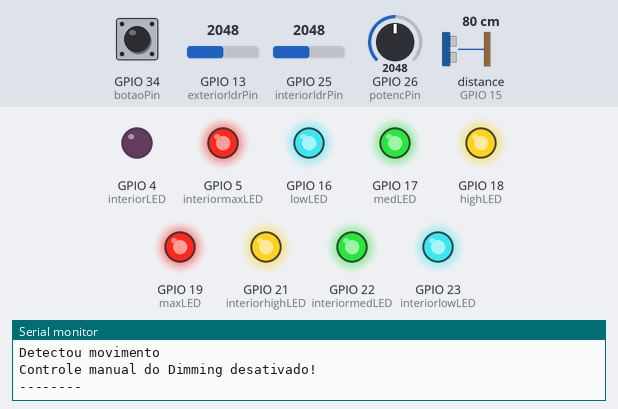
This sketch was run on a simulated ESP32. Shown: output pins drawn as LEDs (lit = HIGH), the last lines printed to the serial monitor. Wiring (from diagram.json): ultrasonic range finder: trigger GPIO 2; echo GPIO 15. The test bench sets the inputs (shaded band); at power-on: distance to the obstacle (sensor on GPIO 15) 80 cm, GPIO 13 (exteriorldrPin) = 2048, GPIO 34 (botaoPin) HIGH, GPIO 25 (interiorldrPin) = 2048, GPIO 26 (potencPin) = 2048. The echo pulse lasts 58.3 µs per cm; pins used as bus, display or sensor lines are not drawn.

Above: at 1.3 s.
1.4 s: distance to the obstacle (sensor on GPIO 15) set to 96 cm
2.9 s: distance to the obstacle (sensor on GPIO 15) set to 106 cm
At 3.9 s:
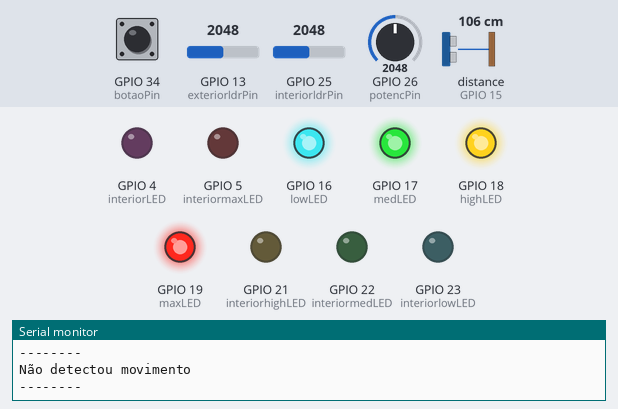
4.5 s: GPIO 13 (exteriorldrPin) set to 1068
6.0 s: GPIO 13 (exteriorldrPin) set to 1000
At 6.6 s:
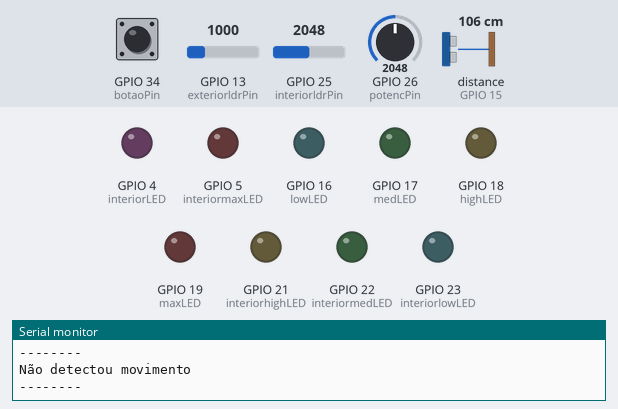
7.5 s: distance to the obstacle (sensor on GPIO 15) set to 2 cm
At 8.3 s:
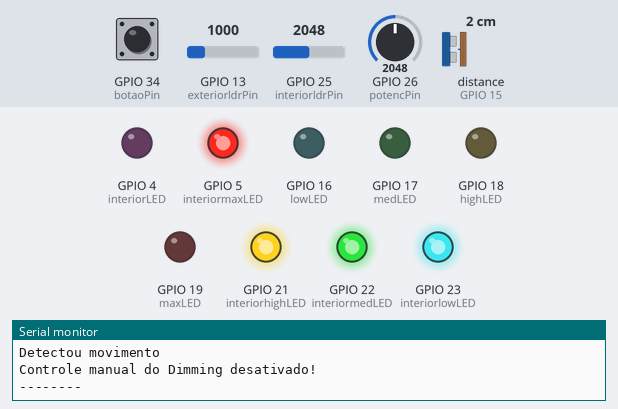
9.1 s: GPIO 34 (botaoPin) pulled LOW for 0.6 s
At 9.6 s:
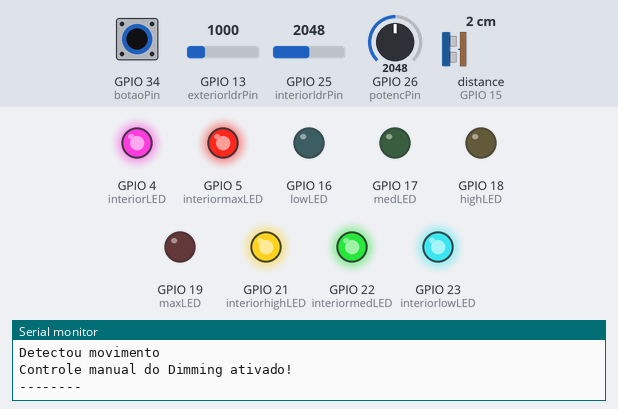
Timing chart, 0 to 12.1 s (numbered marks = the images above; inputs shaded):
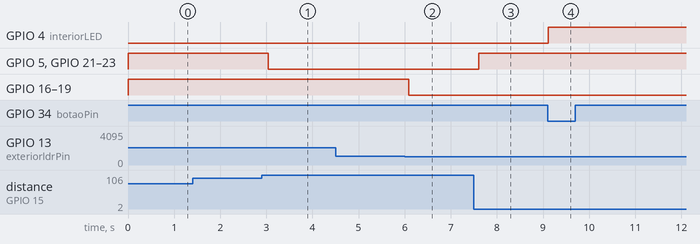

The sketch:

sketch.ino
```cpp
int exteriorldrPin = 13;
int lowLED = 16;
int medLED = 17;
int highLED = 18;
int maxLED = 19;
int interiorlowLED = 23;
int interiormedLED = 22;
int interiorhighLED = 21;
int interiormaxLED = 5;
int trigPin = 2;
int echoPin = 15;
int interiorLED = 4;
int potencPin = 26;
int pwm = 0;
int valorpot= 0;
int interiorldrPin = 25;
int botaoPin = 34;

void setup() {
  // put your setup code here, to run once:
  Serial.begin(115200);
  pinMode(lowLED, OUTPUT);
  pinMode(medLED, OUTPUT);
  pinMode(highLED, OUTPUT);
  pinMode(maxLED, OUTPUT);
  pinMode(interiorlowLED, OUTPUT);
  pinMode(interiormedLED, OUTPUT);
  pinMode(interiorhighLED, OUTPUT);
  pinMode(interiormaxLED, OUTPUT);
  pinMode(interiorLED, OUTPUT);
  pinMode(trigPin, OUTPUT);
  pinMode(echoPin, INPUT);
  pinMode(potencPin, INPUT);
  pinMode(botaoPin, INPUT_PULLUP);
}


void loop() {

  int botaoState = HIGH;
  botaoState = digitalRead(botaoPin);
  // ativando o sonar
  digitalWrite(trigPin, LOW);
  delayMicroseconds(2);
  digitalWrite(trigPin, HIGH);
  delayMicroseconds(2);
  digitalWrite(trigPin, LOW);

  // calculando a distancia
  long duration = pulseIn(echoPin,HIGH);
  int distance = duration * 0.034/2;

  int interiorLDR = analogRead(interiorldrPin);
  int exteriorLDR = analogRead(exteriorldrPin);


  // caso o sonar detecte movimento o led sinalizando as luzes internas irá acender
  if(distance < 100){
    Serial.println("Detectou movimento");
    //o potenciometro aumenta ou diminui a intensidade das luzes internas
    if(botaoState == LOW){
      Serial.println("Controle manual do Dimming ativado!");
      valorpot = analogRead(potencPin);//Efetua a leitura do pino analógico A5
      pwm = map(valorpot, 0, 1023, 0, 255);//Função map() para converter a escala de 0 a 1023 para a escala de 0 a 255
      //Serial.println(pwm);//Imprime valorpot na serial
      analogWrite(interiorLED, pwm);//Aciona o LED proporcionalmente à leitura analógica
      }else{
        Serial.println("Controle manual do Dimming desativado!");
        if(interiorLDR > 1000){
          digitalWrite(interiorlowLED, HIGH);
          digitalWrite(interiormedLED, HIGH);
          digitalWrite(interiorhighLED, HIGH);
          digitalWrite(interiormaxLED, HIGH);
        } else if(interiorLDR > 700 && interiorLDR < 999 ){
          digitalWrite(interiorlowLED, HIGH);
          digitalWrite(interiormedLED, HIGH);
          digitalWrite(interiorhighLED, HIGH);
          digitalWrite(interiormaxLED, LOW);
        } else if (interiorLDR > 400 && interiorLDR < 699){
          digitalWrite(interiorlowLED, HIGH);
          digitalWrite(interiormedLED, HIGH);
          digitalWrite(interiorhighLED, LOW);
          digitalWrite(interiormaxLED, LOW);
        } else if(interiorLDR > 150 && interiorLDR < 399) {
          digitalWrite(interiorlowLED, HIGH);
          digitalWrite(interiormedLED, LOW);
          digitalWrite(interiorhighLED, LOW);
          digitalWrite(interiormaxLED, LOW);
        } else{
          digitalWrite(interiorlowLED, LOW);
          digitalWrite(interiormedLED, LOW);
          digitalWrite(interiorhighLED, LOW);
          digitalWrite(interiormaxLED, LOW);
        }
      }
    }else{
      Serial.println("Não detectou movimento");
      digitalWrite(interiorLED, LOW);
      digitalWrite(interiorlowLED, LOW);
      digitalWrite(interiormedLED, LOW);
      digitalWrite(interiorhighLED, LOW);
      digitalWrite(interiormaxLED, LOW);
    }

  // os quatro led sinalizam a intensidade das luzes externas, um led representa baixa itensidade, dois media intensidade
  // tres alta intensidade e quatro intensidade maxima
  // aqui acende os led de acordo com o valor do lux

  if(exteriorLDR > 1000){
    digitalWrite(lowLED, HIGH);
    digitalWrite(medLED, HIGH);
    digitalWrite(highLED, HIGH);
    digitalWrite(maxLED, HIGH);
  } else if(exteriorLDR > 700 && exteriorLDR < 999 ){
    digitalWrite(lowLED, HIGH);
    digitalWrite(medLED, HIGH);
    digitalWrite(highLED, HIGH);
    digitalWrite(maxLED, LOW);
  } else if (exteriorLDR > 400 && exteriorLDR < 699){
    digitalWrite(lowLED, HIGH);
    digitalWrite(medLED, HIGH);
    digitalWrite(highLED, LOW);
    digitalWrite(maxLED, LOW);
  } else if(exteriorLDR > 150 && exteriorLDR < 399) {
    digitalWrite(lowLED, HIGH);
    digitalWrite(medLED, LOW);
    digitalWrite(highLED, LOW);
    digitalWrite(maxLED, LOW);
  } else{
    digitalWrite(lowLED, LOW);
    digitalWrite(medLED, LOW);
    digitalWrite(highLED, LOW);
    digitalWrite(maxLED, LOW);
  }

  Serial.println("--------");
  delay(500); // this speeds up the simulation
}

/*
0 lux: Noite sem luz.
10 a 100 lux: Amanhecer e lugares com luz fraca (ex. salas com pouca luz natural).
100 a 1.000 lux: Manhã (luz solar média), ambientes internos com boa iluminação.
10.000 a 100.000 lux: Meio-dia, luz solar direta.
1.000 a 10.000 lux: Tarde com céu claro.
100 a 1.000 lux: Final de tarde, luz decrescente.
*/
```

Measured:
- the behaviour switches between 100 and 101 cm on distance to the obstacle (sensor on GPIO 15) (found by bisection; images 0 and 1)
- the behaviour switches between 1001 and 1000 on GPIO 13 (exteriorldrPin) (found by bisection; images 1 and 2)
- after the input at 2.9 s, GPIO 5 (interiormaxLED), GPIO 21 (interiorhighLED), GPIO 22 (interiormedLED), GPIO 23 (interiorlowLED): HIGH → LOW after 0.15 s
- after the input at 6.0 s, GPIO 16 (lowLED), GPIO 17 (medLED), GPIO 18 (highLED), GPIO 19 (maxLED): HIGH → LOW after 0.09 s
- after the input at 7.5 s, GPIO 5 (interiormaxLED), GPIO 21 (interiorhighLED), GPIO 22 (interiormedLED), GPIO 23 (interiorlowLED): LOW → HIGH after 0.10 s
- after the input at 9.1 s, GPIO 4 (interiorLED): LOW → HIGH at once
